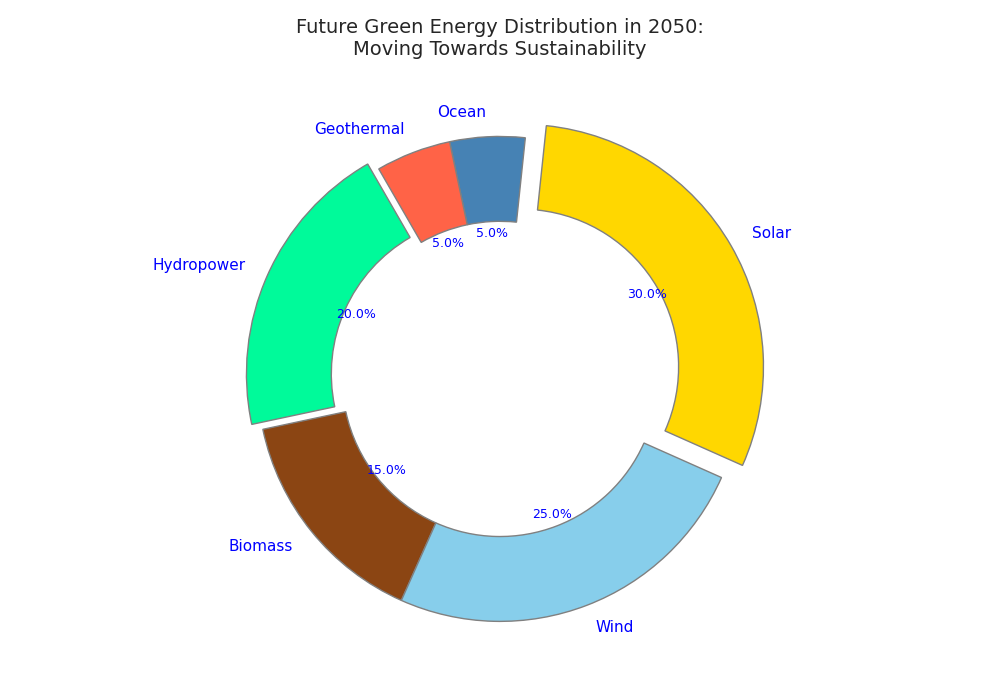

Write Python code to recreate this figure.
import matplotlib.pyplot as plt

energy_sources = ['Hydropower', 'Biomass', 'Wind', 'Solar', 'Ocean', 'Geothermal']
energy_share = [20, 15, 25, 30, 5, 5]
colors = ['#00FA9A', '#8B4513', '#87CEEB', '#FFD700', '#4682B4', '#FF6347']
explode = (0.05, 0, 0, 0.1, 0, 0)  # Altered values for slight variation

fig, ax = plt.subplots(figsize=(10, 7))
wedges, texts, autotexts = ax.pie(
    energy_share, labels=energy_sources, autopct='%1.1f%%',
    startangle=120, colors=colors, explode=explode, shadow=False,  # Changed shadow option to False
    textprops=dict(color='blue'), wedgeprops=dict(width=0.35, edgecolor='grey')  # Altered the width and added edgecolor
)

plt.setp(autotexts, size=9, weight="normal")  # Modified text size and weight
plt.setp(texts, size=11)

ax.set_title(
    "Future Green Energy Distribution in 2050:\nMoving Towards Sustainability", 
    fontsize=14, fontweight='normal', pad=15  # Changed size and padding
)

# Removed legend from the plot
ax.grid(visible=True, linestyle='--', color='grey')  # Added a grid

plt.tight_layout()
plt.show()
